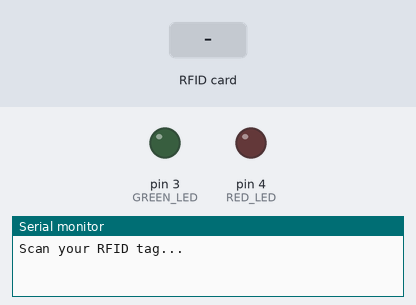
Simulated run of this sketch. Board: Arduino Uno, built with avr-gcc and run on an emulated ATmega328P. On the bench: output pins drawn as LEDs (lit = HIGH), the last lines printed to the serial monitor. The test bench sets the inputs (shaded band). Pins used as bus, display or sensor lines are not drawn.

Above: at 1.2 s.
1.3 s: RFID card 5E 7A 19 C4 held to the reader
At 2.3 s:
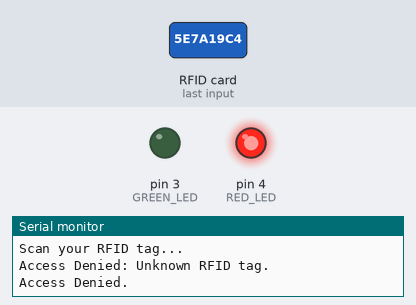
4.3 s: RFID card 00 00 00 00 held to the reader
At 14.8 s:
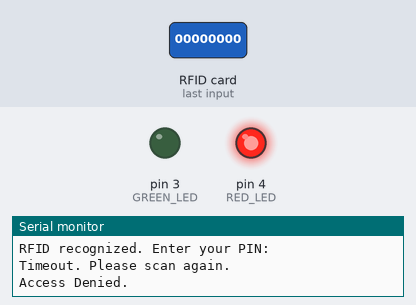
Timing chart, 0 to 15.8 s (numbered marks = the images above; inputs shaded):
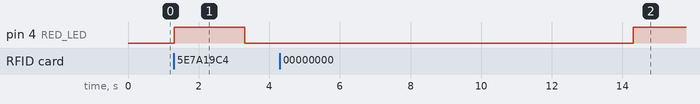

Measured:
- after the input at 1.3 s, pin 4 (RED_LED): LOW → HIGH at once, → LOW 2.0 s later
- after the input at 4.3 s, pin 4 (RED_LED): LOW → HIGH after 10.0 s

The sketch:

LOCKArduinoV1.ino
```cpp
#include <SPI.h>
#include <MFRC522.h>
#include <Keypad.h>

#define RST_PIN 9           // Reset pin for RFID
#define SS_PIN 10           // Slave select pin for RFID
#define GREEN_LED 3         // Green LED pin
#define RED_LED 4           // Red LED pin
#define TIMEOUT 10000       // 10 seconds timeout for PIN entry

MFRC522 rfid(SS_PIN, RST_PIN);
MFRC522::MIFARE_Key key;

const byte ROWS = 4;        // Keypad rows
const byte COLS = 3;        // Keypad columns
char keys[ROWS][COLS] = {
  {'1','2','3'},
  {'4','5','6'},
  {'7','8','9'},
  {'*','0','#'}
};
byte rowPins[ROWS] = {5, 6, 7, 8};      // Row pins
byte colPins[COLS] = {A1, A2, A3};      // Column pins

Keypad keypad = Keypad(makeKeymap(keys), rowPins, colPins, ROWS, COLS);

unsigned long startTime;
bool accessGranted = false;

// User data (RFID UID and corresponding PINs)
// Replace '0x00, 0x00, 0x00, 0x00' with actual RFID UIDs when known
struct User {
  byte uid[4];               // Placeholder for UID of RFID tag
  String pin;                // Unique PIN for each user
};

User users[3] = {
  {{0x00, 0x00, 0x00, 0x00}, "1111"},  // User 1
  {{0x00, 0x00, 0x00, 0x00}, "2222"},  // User 2
  {{0x00, 0x00, 0x00, 0x00}, "3333"}   // User 3
};

void setup() {
  Serial.begin(9600);
  SPI.begin();
  rfid.PCD_Init();
  pinMode(GREEN_LED, OUTPUT);
  pinMode(RED_LED, OUTPUT);
  digitalWrite(GREEN_LED, LOW);
  digitalWrite(RED_LED, LOW);
  Serial.println("Scan your RFID tag...");
}

void loop() {
  // Check for an RFID card presence
  if (rfid.PICC_IsNewCardPresent() && rfid.PICC_ReadCardSerial()) {
    int userID = getUserID();  // Find user ID based on UID
    if (userID != -1) {
      Serial.println("RFID recognized. Enter your PIN:");
      startTime = millis();    // Start timer for PIN entry
      if (verifyPIN(users[userID].pin)) {
        grantAccess();         // Correct PIN entered
      } else {
        denyAccess();          // Incorrect PIN
      }
    } else {
      Serial.println("Access Denied: Unknown RFID tag.");
      denyAccess();
    }
    rfid.PICC_HaltA();         // Stop reading
    rfid.PCD_StopCrypto1();    // Stop encryption
  }
}

// Function to get the user ID based on RFID UID
int getUserID() {
  for (int i = 0; i < 3; i++) {
    if (memcmp(rfid.uid.uidByte, users[i].uid, 4) == 0) {
      return i;   // Return index if UID matches
    }
  }
  return -1;      // Return -1 if no match
}

// Function to verify PIN input with timeout
bool verifyPIN(String correctPin) {
  String inputPin = "";
  while ((millis() - startTime) < TIMEOUT) {  // Check for timeout
    char key = keypad.getKey();
    if (key) {
      if (key == '#') {                       // '#' to submit PIN
        return inputPin == correctPin;        // Check if PIN matches
      } else if (key == '*') {                // '*' to clear entry
        inputPin = "";
        Serial.println("PIN cleared. Re-enter:");
      } else {
        inputPin += key;
        Serial.print("*");                    // Print * for each digit
      }
    }
  }
  Serial.println("\nTimeout. Please scan again.");
  return false;                               // Timeout reached
}

// Grant access function (green LED on)
void grantAccess() {
  Serial.println("\nAccess Granted!");
  digitalWrite(GREEN_LED, HIGH);
  delay(2000);                                // Hold green LED for 2 seconds
  digitalWrite(GREEN_LED, LOW);
}

// Deny access function (red LED on)
void denyAccess() {
  Serial.println("Access Denied.");
  digitalWrite(RED_LED, HIGH);
  delay(2000);                                // Hold red LED for 2 seconds
  digitalWrite(RED_LED, LOW);
}
```
